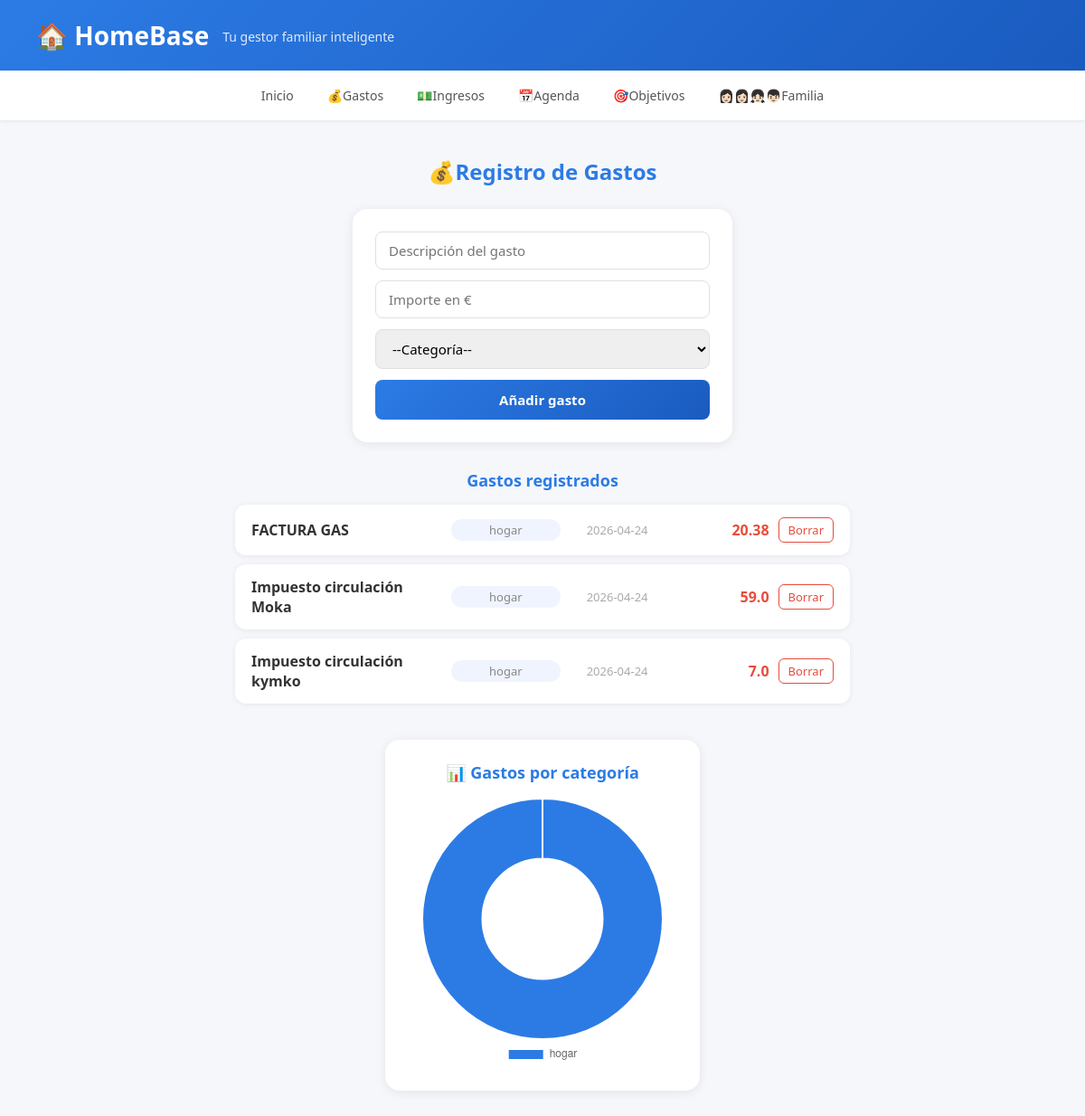
The page /gastos on the database its author committed.
### tables this page shows
CREATE TABLE gastos(
            id INTEGER PRIMARY KEY AUTOINCREMENT,
            descripcion TEXT NOT NULL,
            importe REAL NOT NULL,
            categoria TEXT NOT NULL,
            fecha TEXT NOT NULL);

### app.py (the view, shortened to what this page needs)
@app.route('/gastos', methods=['GET', 'POST'])
def gastos():
    conn = get_db()
    lista_gastos = conn.execute('SELECT * FROM gastos ORDER BY fecha DESC').fetchall()
    categorias = conn.execute(
        'SELECT categoria, SUM(importe) as total FROM gastos GROUP BY categoria'
    ).fetchall()
    conn.close()
    categorias_dict = {row['categoria']: row['total'] for row in categorias}
    import json
    return render_template('gastos.html', gastos=lista_gastos, categorias_json=json.dumps(categorias_dict))

### app.py (called while the page is built)
def get_db():
    conn = sqlite3.connect('homebase.db')
    conn.row_factory = sqlite3.Row
    return conn

### templates/gastos.html (shortened to what this page needs)
<!DOCTYPE html>
<html lang="en">
<head>
    <link rel="stylesheet" href="{{ url_for('static', filename='css/estilo.css') }}">
</head>
<body>
    <header>
        <h1>🏠 HomeBase</h1>
        <p> Tu gestor familiar inteligente</p>
    </header>
    <nav>
        <a href="/">Inicio </a>
        <a href="/gastos">💰Gastos</a>
        <a href="/ingresos">💵Ingresos</a>
        <a href="/agenda">📅Agenda</a>
        <a href="/objetivos">🎯Objetivos</a>
        <a href="/familia">👩🏻‍👩🏻‍👧🏻‍👦🏻Familia</a>
    </nav>
    <main>
        <h2>💰Registro de Gastos</h2>
        <form class="formulario" method="POST" action="/gastos">
            <input type="text" name="descripcion" placeholder="Descripción del gasto" required>
            <input type="number" name="importe" placeholder="Importe en €" step="0.01" required>
            <select name="categoria" required>
                <option value="">--Categoría--</option>
            </select>
            <button type="submit">Añadir gasto</button>
        </form>
        <div class="lista-gastos">
            <h3>Gastos registrados</h3>
            {% if gastos %}
                {% for gasto in gastos %}
                <div class="gasto-item">
                    <span class="gasto-desc">{{ gasto ['descripcion']}}</span>
                    <span class="gasto-cat">{{ gasto ['categoria']}}</span>
                    <span class="gasto-fecha">{{ gasto ['fecha']}}</span>
                    <span class="gasto-importe">{{ gasto ['importe']}}</span>
                    <a href="/gastos/borrar/{{ gasto['id']}}" class="btn-borrar" onclick="return confirm('¿Estás seguro de que quieres eliminar este gasto?');">Borrar</a>
                </div>
                    {% endfor %}
            {% else %}
                <p>No hay gastos registrados.</p>
            {% endif %}
        </div>
        <div class="grafica-wrap">
    <h3>📊 Gastos por categoría</h3>
    <canvas id="graficaGastos"></canvas>
</div>
<script>
var categorias = {{ categorias_json | safe }};
var labels = Object.keys(categorias);
var datos = Object.values(categorias);
var colores = ['#2c7be5','#e74c3c','#27ae60','#f39c12','#9b59b6','#888'];
if (labels.length > 0) {
    new Chart(document.getElementById('graficaGastos'), {
        type: 'doughnut',
        data: {
            labels: labels,
            datasets: [{
                data: datos,
                backgroundColor: colores,
                borderWidth: 2
            }]
        },
        options: {
            responsive: true,
            plugins: {
                legend: { position: 'bottom' }
            }
        }
    });
}
</script>
    </main>
</body>
</html>

### static/css/estilo.css (style rules this page uses)
* { margin: 0; padding: 0; box-sizing: border-box; font-family: 'Segoe UI', Arial, sans-serif; }
body { background-color: #f5f7fb; color: #333; }
header { background: linear-gradient(135deg, #2c7be5, #1a5bbf); color: white; padding: 20px 40px; display: flex; align-items: center; gap: 15px; box-shadow: 0 2px 10px rgba(0,0,0,0.15); }
header h1 { font-size: 28px; font-weight: 700; }
header p { font-size: 14px; opacity: 0.85; margin-top: 2px; }
nav { background-color: white; display: flex; justify-content: center; gap: 5px; padding: 10px 20px; box-shadow: 0 1px 4px rgba(0,0,0,0.08); }
nav a { color: #555; text-decoration: none; font-size: 14px; padding: 8px 16px; border-radius: 8px; transition: all 0.2s; font-weight: 500; }
main { padding: 40px 20px; width: 100%; display: flex; flex-direction: column; align-items: center; }
main h2 { font-size: 24px; color: #2c7be5; margin-bottom: 25px; text-align: center; }
.formulario { display: flex; flex-direction: column; align-items: center; gap: 12px; margin: 0 auto 30px; max-width: 420px; width: 100%; background: white; padding: 25px; border-radius: 16px; box-shadow: 0 2px 12px rgba(0,0,0,0.08); }
.formulario input, .formulario select { width: 100%; padding: 10px 14px; border-radius: 8px; border: 1.5px solid #e0e0e0; font-size: 15px; transition: border 0.2s; outline: none; }
.formulario button { width: 100%; padding: 12px; background: linear-gradient(135deg, #2c7be5, #1a5bbf); color: white; border: none; border-radius: 8px; font-size: 15px; font-weight: 600; cursor: pointer; transition: opacity 0.2s; }
.lista-gastos, .lista-ingresos, .lista-agenda, .lista-objetivos { max-width: 700px; margin: 0 auto; width: 100%; padding: 0 10px; display: flex; flex-direction: column; }
.lista-gastos h3, .lista-ingresos h3, .lista-agenda h3, .lista-objetivos h3 { color: #2c7be5; margin-bottom: 15px; text-align: center; font-size: 18px; }
.gasto-item, .evento-item { background: white; border-radius: 12px; padding: 14px 18px; margin-bottom: 10px; display: flex; justify-content: space-between; align-items: center; box-shadow: 0 1px 6px rgba(0,0,0,0.07); width: 100%; box-sizing: border-box; gap: 10px; transition: box-shadow 0.2s; }
.gasto-desc, .evento-titulo { font-weight: 600; flex: 2; color: #333; }
.gasto-cat, .evento-cat { color: #888; flex: 1; text-align: center; font-size: 13px; background: #f0f4ff; padding: 3px 8px; border-radius: 99px; }
.gasto-fecha, .evento-fecha { color: #aaa; font-size: 13px; flex: 1; text-align: center; }
.gasto-importe { color: #e74c3c; font-weight: 700; flex: 1; text-align: right; }
.btn-borrar { color: #e74c3c; text-decoration: none; font-size: 13px; font-weight: 500; padding: 4px 10px; border-radius: 6px; border: 1px solid #e74c3c; transition: all 0.2s; }
.grafica-wrap { max-width: 400px; margin: 30px auto; background: white; border-radius: 16px; padding: 24px; box-shadow: 0 2px 12px rgba(0,0,0,0.08); text-align: center; }
.grafica-wrap h3 { color: #2c7be5; margin-bottom: 16px; font-size: 18px; }

### rows shown on the page
gastos: descripcion "FACTURA GAS", categoria "hogar", fecha "2026-04-24", importe "20.38"
gastos: descripcion "Impuesto circulación Moka", categoria "hogar", fecha "2026-04-24", importe "59.0"
gastos: descripcion "Impuesto circulación kymko", categoria "hogar", fecha "2026-04-24", importe "7.0"
